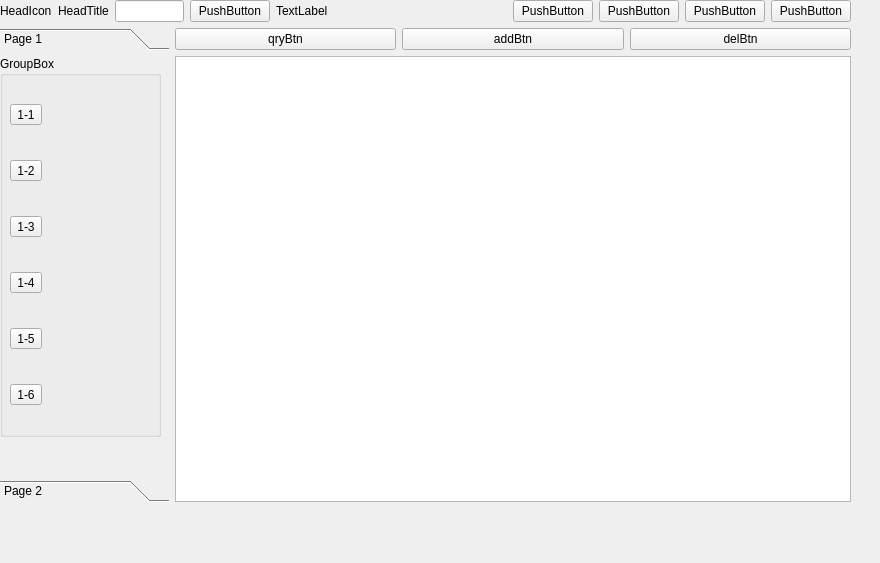
<?xml version="1.0" encoding="UTF-8"?>
<ui version="4.0">
 <class>Wins_Widget</class>
 <widget class="QWidget" name="Wins_Widget">
  <property name="geometry">
   <rect>
    <x>0</x>
    <y>0</y>
    <width>880</width>
    <height>563</height>
   </rect>
  </property>
  <property name="windowTitle">
   <string>Form</string>
  </property>
  <widget class="QWidget" name="gridLayoutWidget">
   <property name="geometry">
    <rect>
     <x>0</x>
     <y>0</y>
     <width>851</width>
     <height>561</height>
    </rect>
   </property>
   <layout class="QGridLayout" name="mainLayout" rowstretch="1,8,1">
    <item row="2" column="0">
     <layout class="QHBoxLayout" name="bottomLayout"/>
    </item>
    <item row="1" column="0">
     <layout class="QHBoxLayout" name="centerLayout" stretch="2,8">
      <item>
       <layout class="QVBoxLayout" name="leftLayout">
        <item>
         <widget class="QToolBox" name="toolBox">
          <property name="currentIndex">
           <number>0</number>
          </property>
          <widget class="QWidget" name="page1">
           <property name="geometry">
            <rect>
             <x>0</x>
             <y>0</y>
             <width>166</width>
             <height>381</height>
            </rect>
           </property>
           <attribute name="label">
            <string>Page 1</string>
           </attribute>
           <widget class="QGroupBox" name="page1group">
            <property name="geometry">
             <rect>
              <x>0</x>
              <y>0</y>
              <width>161</width>
              <height>381</height>
             </rect>
            </property>
            <property name="title">
             <string>GroupBox</string>
            </property>
            <widget class="QWidget" name="verticalLayoutWidget_2">
             <property name="geometry">
              <rect>
               <x>10</x>
               <y>19</y>
               <width>141</width>
               <height>361</height>
              </rect>
             </property>
             <layout class="QVBoxLayout" name="verticalLayout">
              <item>
               <widget class="QToolButton" name="page1btn1">
                <property name="text">
                 <string>1-1</string>
                </property>
               </widget>
              </item>
              <item>
               <widget class="QToolButton" name="page1btn2">
                <property name="text">
                 <string>1-2</string>
                </property>
               </widget>
              </item>
              <item>
               <widget class="QToolButton" name="page1btn3">
                <property name="text">
                 <string>1-3</string>
                </property>
               </widget>
              </item>
              <item>
               <widget class="QToolButton" name="page1btn4">
                <property name="text">
                 <string>1-4</string>
                </property>
               </widget>
              </item>
              <item>
               <widget class="QToolButton" name="page1btn5">
                <property name="text">
                 <string>1-5</string>
                </property>
               </widget>
              </item>
              <item>
               <widget class="QToolButton" name="page1btn6">
                <property name="text">
                 <string>1-6</string>
                </property>
               </widget>
              </item>
             </layout>
            </widget>
           </widget>
          </widget>
          <widget class="QWidget" name="page2">
           <property name="geometry">
            <rect>
             <x>0</x>
             <y>0</y>
             <width>98</width>
             <height>28</height>
            </rect>
           </property>
           <attribute name="label">
            <string>Page 2</string>
           </attribute>
           <widget class="QGroupBox" name="page2group">
            <property name="geometry">
             <rect>
              <x>10</x>
              <y>0</y>
              <width>151</width>
              <height>371</height>
             </rect>
            </property>
            <property name="title">
             <string>GroupBox</string>
            </property>
            <widget class="QWidget" name="verticalLayoutWidget">
             <property name="geometry">
              <rect>
               <x>0</x>
               <y>10</y>
               <width>141</width>
               <height>361</height>
              </rect>
             </property>
             <layout class="QVBoxLayout" name="page2layout">
              <item>
               <widget class="QToolButton" name="page2btn1">
                <property name="text">
                 <string>2-1</string>
                </property>
               </widget>
              </item>
              <item>
               <widget class="QToolButton" name="page2btn2">
                <property name="text">
                 <string>2-2</string>
                </property>
               </widget>
              </item>
              <item>
               <widget class="QToolButton" name="page2btn3">
                <property name="text">
                 <string>2-3</string>
                </property>
               </widget>
              </item>
              <item>
               <widget class="QToolButton" name="page2btn4">
                <property name="text">
                 <string>2-4</string>
                </property>
               </widget>
              </item>
             </layout>
            </widget>
           </widget>
          </widget>
         </widget>
        </item>
       </layout>
      </item>
      <item>
       <layout class="QGridLayout" name="rightLayout" rowstretch="1,9" columnstretch="0">
        <item row="1" column="0">
         <layout class="QHBoxLayout" name="rightGridLayout">
          <item>
           <widget class="QTableView" name="tableView"/>
          </item>
         </layout>
        </item>
        <item row="0" column="0">
         <layout class="QHBoxLayout" name="rightBtnsLayout">
          <item>
           <widget class="QPushButton" name="qryBtn">
            <property name="text">
             <string>qryBtn</string>
            </property>
           </widget>
          </item>
          <item>
           <widget class="QPushButton" name="addBtn">
            <property name="text">
             <string>addBtn</string>
            </property>
           </widget>
          </item>
          <item>
           <widget class="QPushButton" name="delBtn">
            <property name="text">
             <string>delBtn</string>
            </property>
           </widget>
          </item>
         </layout>
        </item>
       </layout>
      </item>
     </layout>
    </item>
    <item row="0" column="0">
     <layout class="QHBoxLayout" name="topLayout" stretch="2,2,3,1,10,1,1,1,1">
      <item>
       <widget class="QLabel" name="headIcon">
        <property name="text">
         <string>HeadIcon</string>
        </property>
       </widget>
      </item>
      <item>
       <widget class="QLabel" name="headTitle">
        <property name="text">
         <string>HeadTitle</string>
        </property>
       </widget>
      </item>
      <item>
       <widget class="QLineEdit" name="searchInput"/>
      </item>
      <item>
       <widget class="QPushButton" name="searchBtn">
        <property name="text">
         <string>PushButton</string>
        </property>
       </widget>
      </item>
      <item>
       <widget class="QLabel" name="topSpace">
        <property name="text">
         <string>TextLabel</string>
        </property>
       </widget>
      </item>
      <item>
       <widget class="QPushButton" name="loginBtn">
        <property name="text">
         <string>PushButton</string>
        </property>
       </widget>
      </item>
      <item>
       <widget class="QPushButton" name="minBtn">
        <property name="text">
         <string>PushButton</string>
        </property>
       </widget>
      </item>
      <item>
       <widget class="QPushButton" name="maxBtn">
        <property name="text">
         <string>PushButton</string>
        </property>
       </widget>
      </item>
      <item>
       <widget class="QPushButton" name="closeBtn">
        <property name="text">
         <string>PushButton</string>
        </property>
       </widget>
      </item>
     </layout>
    </item>
   </layout>
  </widget>
 </widget>
 <resources/>
 <connections/>
</ui>
